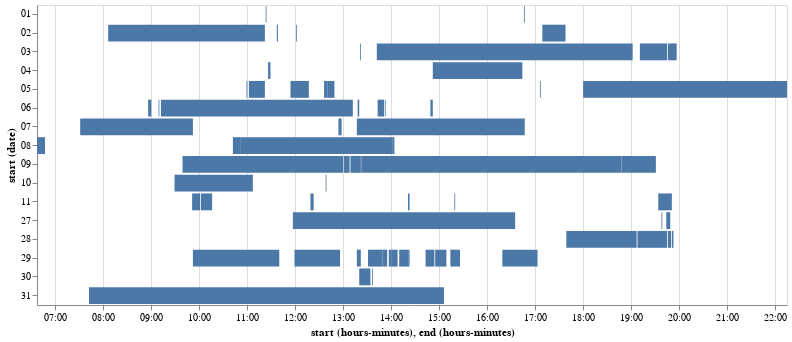

The code cell stored with this chart in its notebook:
### Code cell
dsCheck = ds[ds['subActNum']==137]

df = pd.DataFrame({ 
    'start': dsCheck.start, 
    'end': dsCheck.end,})

alt.Chart(df.reset_index()).mark_bar().encode(
    y='date(start):O',
    x='hoursminutes(start)',
    x2='hoursminutes(end)',
    detail='index'
).properties(width=750).interactive()

### Figure 1 — Vega-Lite specification as saved in the notebook (floating-point values rounded to 4 significant figures; data arrays with more than 128 entries replaced by an {"elided": "..."} marker saying what was removed)
{"$schema": "https://vega.github.io/schema/vega-lite/v3.2.1.json", "config": {"mark": {"tooltip": null}, "view": {"height": 300, "width": 400}}, "data": {"name": "data-f5f8064c9dd1fe5fff8760e79f231d95"}, "datasets": {"data-f5f8064c9dd1fe5fff8760e79f231d95": {"elided": "130 records"}}, "encoding": {"detail": {"field": "index", "type": "quantitative"}, "x": {"field": "start", "timeUnit": "hoursminutes", "type": "temporal"}, "x2": {"field": "end", "timeUnit": "hoursminutes"}, "y": {"field": "start", "timeUnit": "date", "type": "ordinal"}}, "mark": "bar", "selection": {"selector010": {"bind": "scales", "encodings": ["x", "y"], "type": "interval"}}, "width": 750}
